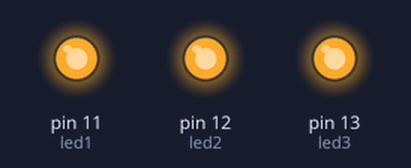
Recording of a sketch running on a simulated Arduino Uno, built with avr-gcc and run on an emulated ATmega328P. On the bench: output pins drawn as LEDs (lit = HIGH).

Above: at 0.1 s.
At 9.1 s:
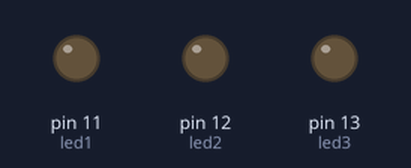
Timing chart, 0 to 10.6 s (numbered marks = the images above):
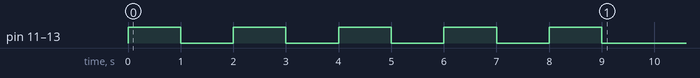

The sketch:

Codigo_4.ino
```cpp
#define led1 11
#define led2 12
#define led3 13

void setup () {
  for (int i = 11; i <= 13; i++) {
    pinMode(i, OUTPUT);
    digitalWrite(i, LOW);
  }
  for (int i = 1; i <= 5; i++) {
    digitalWrite(led1, HIGH);
    digitalWrite(led2, HIGH);
    digitalWrite(led3, HIGH);
    delay(1000);
    digitalWrite(led1, LOW);
    digitalWrite(led2, LOW);
    digitalWrite(led3, LOW);
    delay(1000);
  }
}
void loop () {

}
```
